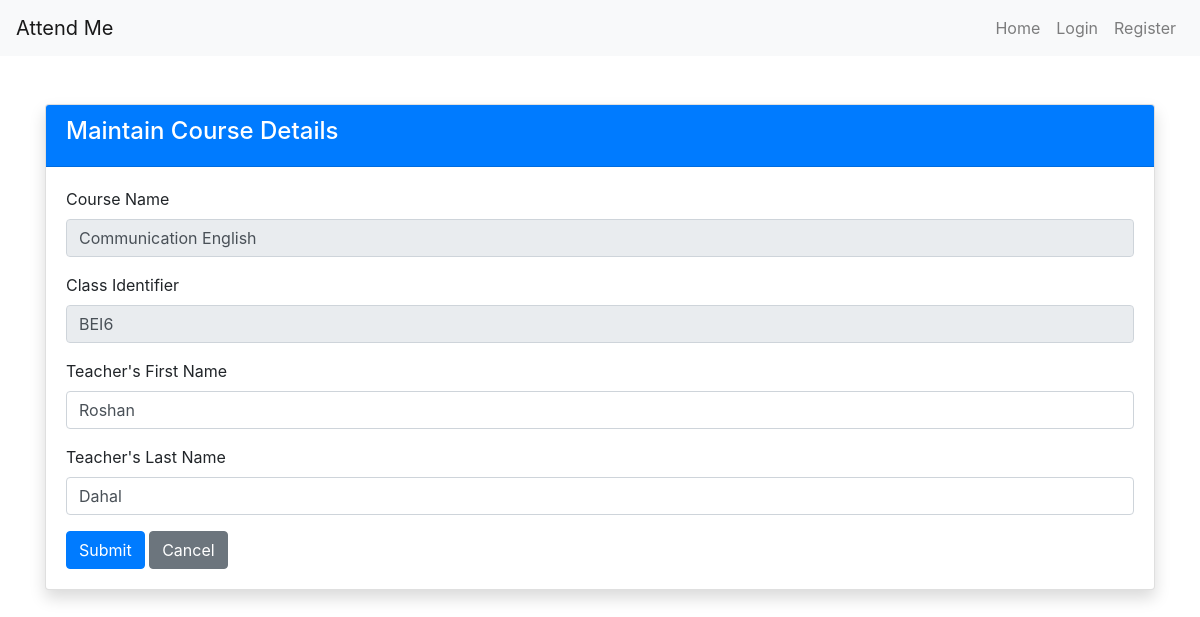
Page /admin/courses/BEI6/Communication English (signed in) on the earlier database version.
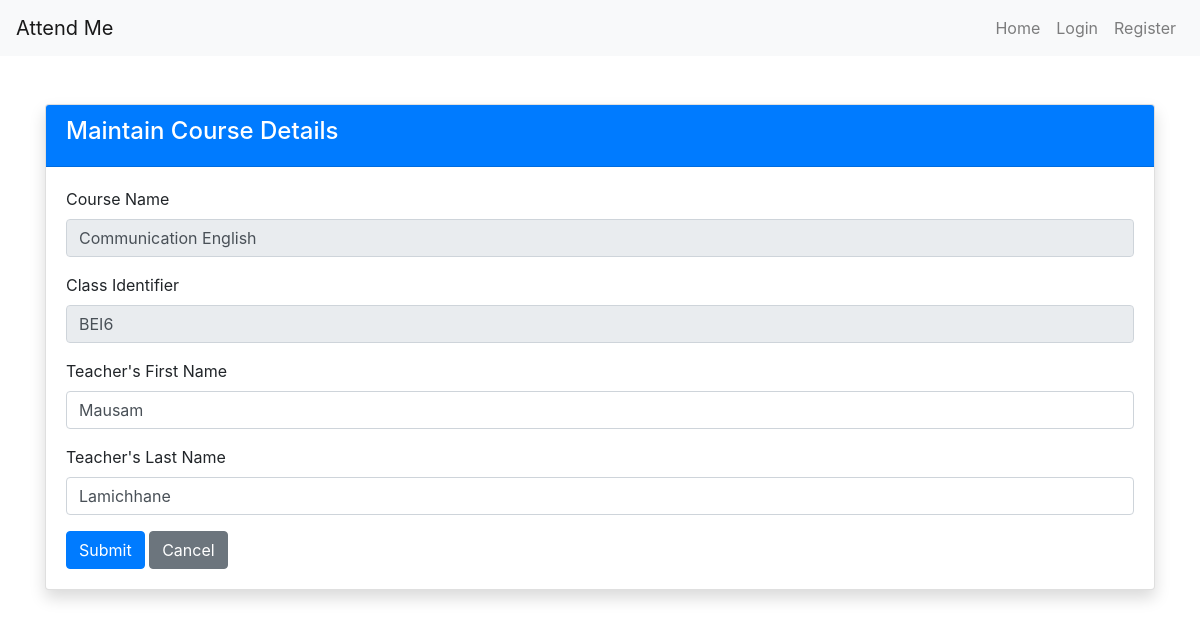
Same page on the later database version.
### main.py (models this page shows)
class Ad_teacher(db.Model):
    uid: Mapped[str] = mapped_column(String(100), primary_key=True)
    email: Mapped[str] = mapped_column(String(100), unique=True, nullable=False)
    password: Mapped[str] = mapped_column(String(100), nullable=False)
    first_name: Mapped[str] = mapped_column(String(1000), nullable=False)
    last_name: Mapped[str] = mapped_column(String(100), nullable=False)

### main.py (the view, shortened to what this page needs)
@app.route('/admin/courses/<classid>/<course_name>', methods=['POST', 'GET'])
def course_details(classid, course_name):
    if session.get('user_role', '') != 'admin':
        flash("Unauthorized access!", "danger")
        return redirect(url_for('home'))
    course = Course_details.query.filter_by(  # Fixed
        course=course_name,
        classid=classid
    ).first()
    teacher = Ad_teacher.query.filter_by(  # Fixed
        uid=course.teacherid
    ).first()
    if not teacher:
        flash("Teacher not found! Add teacher fo", "warning")
        return redirect(url_for('home'))
    print("course", course)
    return render_template('update_course.html',
                           admin_name="name1",
                           classid=classid,
                           course_name = course_name,
                           first_name = teacher.first_name,
                           last_name = teacher.last_name
                           )

### templates/update_course.html
{% extends "base.html" %}
{% block content %}
<div class="container mt-5">
    <div class="card shadow">
        <div class="card-header bg-primary text-white">
            <h4>Maintain Course Details</h4>
        </div>
        <div class="card-body">
            <form action="{{ url_for('course_details', classid=classid, course_name = course_name) }}" method="POST">
                <div class="mb-3">
                    <label class="form-label">Course Name</label>
                    <input type ='text' class="form-control" value="{{ course_name }}" readonly/>
                </div>
                <div class="mb-3">
                    <label class="form-label">Class Identifier</label>
                    <input type ='text' class="form-control" value="{{ classid }}" readonly/>
                </div>
                <div class="mb-3">
                    <label class="form-label">Teacher's First Name</label>
                    <input type="text" class="form-control" value="{{ first_name }}" id="teacher_firstname" name="teacher_firstname" required>
                </div>
                <div class="mb-3">
                    <label class="form-label">Teacher's Last Name</label>
                    <input type="text" class="form-control" value="{{ last_name }}" id="teacher_lastname" name="teacher_lastname" required>
                </div>
                <button type="submit" class="btn btn-primary">Submit</button>
                <a href="{{ url_for('admin', name=admin_name) }}" class="btn btn-secondary">Cancel</a>
            </form>
        </div>
    </div>
</div>
{% endblock %}

Differences in the rows shown:
removed Ad_teacher: teacher_firstname "Roshan", teacher_lastname "Dahal"
added Ad_teacher: teacher_firstname "Mausam", teacher_lastname "Lamichhane"
